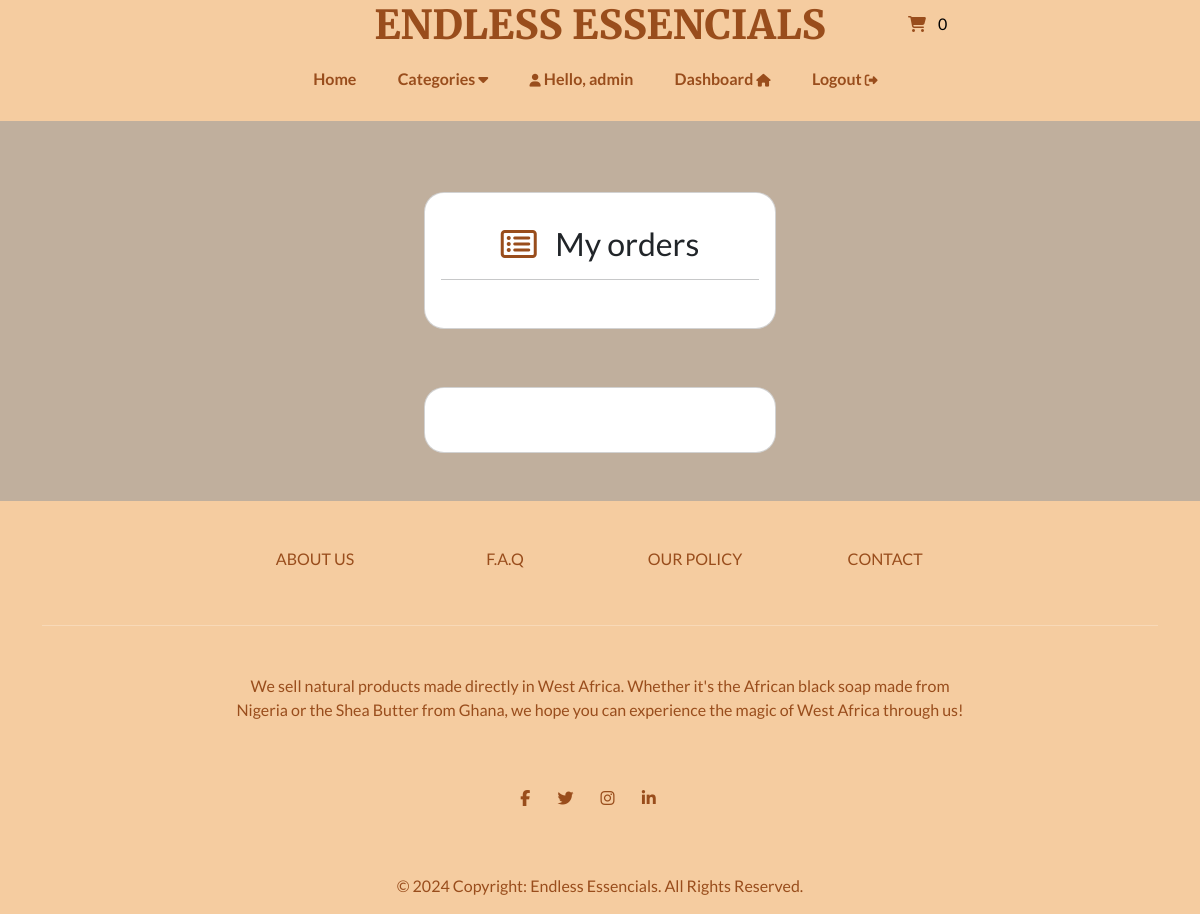
/account/track-orders (signed in), run on an earlier commit of the app's database.
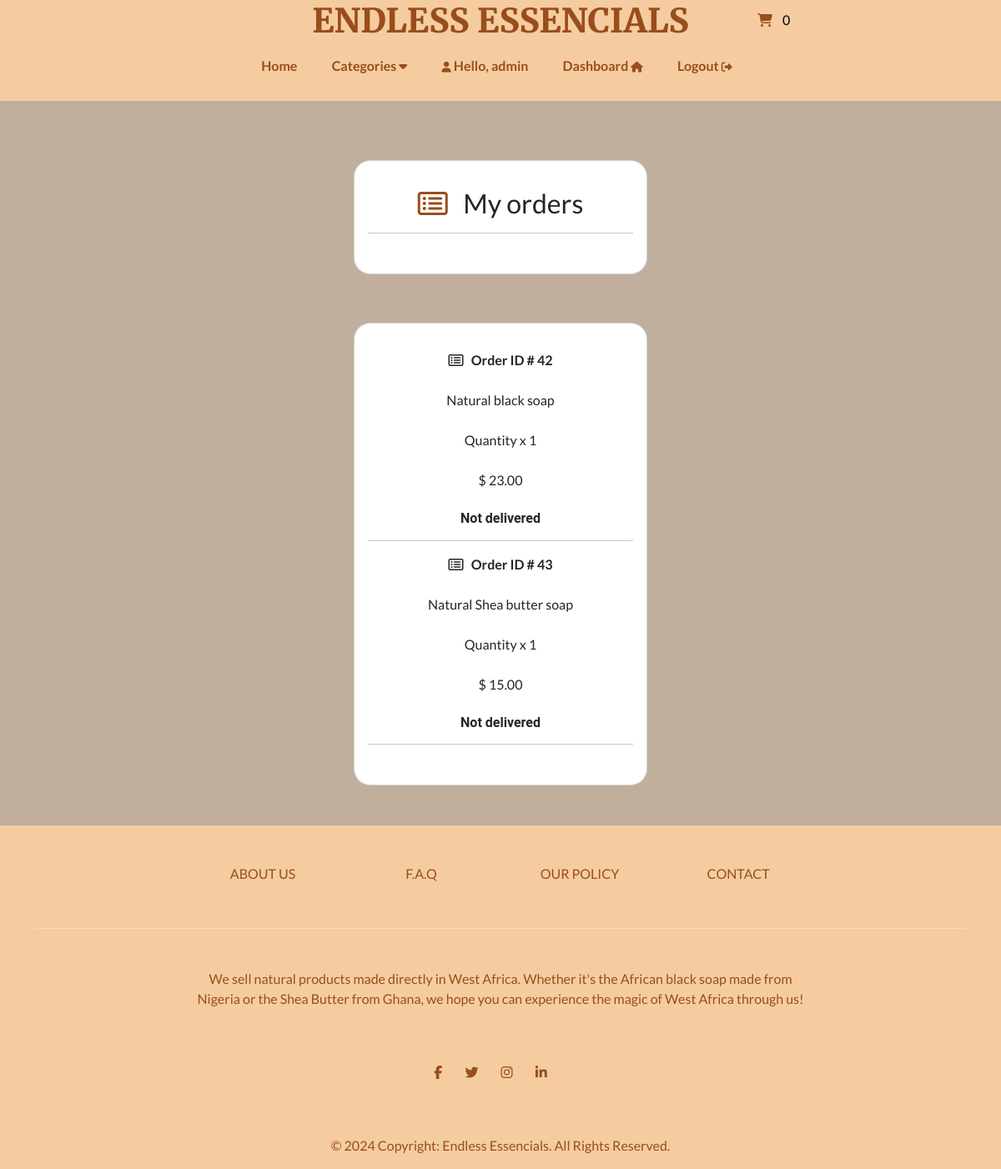
And on a later commit of the database.
### payment/models.py (models this page shows, shortened)
class OrderItem(models.Model):
    order = models.ForeignKey(Order, on_delete=models.CASCADE, null=True)
    product = models.ForeignKey(Product, on_delete=models.CASCADE, null=True)
    quantity = models.PositiveBigIntegerField(default=1)
    price = models.DecimalField(max_digits=8, decimal_places=2)
    user = models.ForeignKey(User, on_delete=models.CASCADE, null=True, blank=True)
    delivered = models.CharField(max_length=50, choices=CHOICES, default="Not delivered")

### store/models.py (models this page shows, shortened)
class Product(models.Model):
    category = models.ForeignKey(Category, related_name='product', on_delete=models.CASCADE, null=True)
    title = models.CharField(max_length=250)
    brand = models.CharField(max_length=250, default="un-branded")
    description = models.TextField(blank=True)
    slug = models.SlugField(max_length=50)
    price = models.DecimalField(max_digits=4, decimal_places=2)
    image = models.ImageField(upload_to="images/")
    date_added = models.DateTimeField(auto_now=True)
    class Meta:
        verbose_name_plural = "products"
    def __str__(self):
        return self.title

### account/views.py (the view)
# urls.py: path('track-orders', views.track_orders, name='track-orders')
@login_required(login_url='my-login')
def track_orders(request):
    try:
        orders = OrderItem.objects.filter(user=request.user)
        context = {'orders':orders, 'title':'Track orders'}
        return render(request, 'account/track-orders.html', context=context)
    except:
        return render(request, 'account/track-orders.html')

### cart/cart.py (called while the page is built)
    def __len__(self):
        return sum(item['qty'] for item in self.cart.values())

### cart/context_processors.py (called while the page is built)
def cart(request):
    return{'cart': Cart(request)}

### store/models.py (called while the page is built)
    def get_absolute_url(self):
        return reverse('list-category', args=[self.slug])

### store/views.py (called while the page is built)
def categories(request):
    all_categories = Category.objects.all()
    return {'all_categories': all_categories}

### account/templates/account/track-orders.html (shortened to what this page needs)
{% extends "store/base.html" %}
{% load static %}
{% load crispy_forms_tags %}
{% block content %}
<br><br>
<body>
    <section class="pt-4" data-aos="fade-up">
        <div class="card pt-3 pb-3"
            style="border-radius: 20px; margin: 0 auto; float:none; margin-bottom:10px; max-width: 22rem;">
            <div class="card-body text-center">
                <h3 class="card-title"><i class="fa fa-list-alt i" aria-hidden="true"></i> &nbsp; My orders</h3>
                <hr>
            </div>
        </div>
    </section>
    <br>
    <section class="pt-4">
        <div class="card pt-3 pb-3"
            style="border-radius: 20px; margin: 0 auto; float:none; margin-bottom:10px; max-width: 22rem;">
            <div class="card-body text-center">
                {% for order in orders %}
                <strong><i class="fa fa-list-alt" aria-hidden="true"></i> &nbsp; Order ID # {{ order.id }}</strong>
                <br><br>
                {{ order.product }}
                <br><br>
                Quantity x {{ order.quantity }}
                <br><br>
                $ {{ order.price }}
                <br><br>
                <h6 style="font-family: Roboto; font-weight:600">{{ order.delivered }}</h6>
                <hr>
                {% endfor %}
            </div>
        </div>
    </section>
</body>
{% endblock %}

### store/templates/store/base.html (shortened to what this page needs)
{% load static %}
<!DOCTYPE html>
<html>
  <head>
    <link rel="stylesheet" href="https://unpkg.com/aos@next/dist/aos.css" />
    <link rel="stylesheet" href="https://cdnjs.cloudflare.com/ajax/libs/font-awesome/6.4.2/css/all.min.css"
 />
    <link
      rel="stylesheet"
      href="https://bootswatch.com/5/flatly/bootstrap.min.css"
    />
    <link
      rel="stylesheet"
      href="https://cdnjs.cloudflare.com/ajax/libs/font-awesome/4.7.0/css/font-awesome.min.css"
    />
    <link rel="stylesheet" href="{% static 'store/styles.css' %}" />
  </head>
  <header data-aos="fade-down">
    <nav>
      <div class="logo pt-3">
      </div>
      <div class="text-center pt-2">
        <a href="{% url 'index' %}">
          <h2
            style="color: #994d1c; font-weight: 800; font-family: Merriweather"
          >
            ENDLESS ESSENCIALS
          </h2>
        </a>
      </div>
      <a
        class="pt-3 p-2"
        type="button"
        role="button"
        href="{% url 'cart-summary' %}"
      >
        <i class="fa fa-shopping-cart i" aria-hidden="true"></i>
        <div id="cart-qty" class="cart__header__desktop d-inline-flex">
          {% with qty_amount=cart|length %} {% if qty_amount > 0 %}
          <span>{{ qty_amount }}</span>
          {% else %}
          <span>0</span>
          {% endif %} {% endwith %}
        </div>
      </a>
    </nav>
  </header>
  <div class="main__navigations" data-aos="fade-down">
    <div class="main__navigations__div">
      <ul class="main__navigations__div__ul">
        <li
          class="main__navigations__div__li on__mobile_d_none"
          style="font-weight: bold"
        >
          <a href="{% url 'index' %}">Home</a>
        </li>
        <li class="main__navigations__div__li on__mobile_d_none">
          <a class="categ" style="font-weight: bold"
            >Categories <i class="fas fa-caret-down"></i
          ></a>
        </li>
        {% if user.is_authenticated %}
        <li class="main__navigations__div__li save__from__left">
          <a href="" class="anchor__remains__same" style="font-weight: bold"
            ><i class="fas fa-user i"></i> Hello, {{user}}
          </a>
        </li>
        {% else %}
        <li class="main__navigations__div__li save__from__left">
          <a href="" class="anchor__remains__same" style="font-weight: bold"
            ><i class="fas fa-user i"></i> Hello, Anonymous</a
          >
        </li>
        {% endif %}
        {% if user.is_authenticated %}
        <li class="main__navigations__div__li">
          <a
            href="{% url 'dashboard' %}"
            class="anchor__remains__same"
            style="padding-bottom: 0; font-weight: bold"
            >Dashboard <i class="fas fa-home i"></i>
          </a>
        </li>
        {% endif %}
        {% if user.is_authenticated %}
        <li class="main__navigations__div__li">
          <a
            href="{% url 'user-logout' %}"
            class="anchor__remains__same"
            style="padding-bottom: 0; font-weight: bold"
            >Logout <i class="fas fa-sign-out-alt i"></i>
          </a>
        </li>
        {% endif %}
      </ul>
    </div>
  </div>
  <br /><br /><br /><br /><br />
  <body>
    {% block content %} {% endblock %}
    <div data-aos="fade-down">
      <footer class="text-center text-white" style="background-color: #f5cca0">
        <div class="container">
          <section class="mt-5">
            <div
              class="row text-center d-flex justify-content-center pt-5"
              style="color: #994d1c"
            >
              <div class="col-md-2">
                <h6 class="text-uppercase font-weight-bold">
                  <a href="{% url 'about-page' %}" class="">About us</a>
                </h6>
              </div>
              <div class="col-md-2">
                <h6 class="text-uppercase font-weight-bold">
                  <a href="{% url 'faq' %}" class="">F.A.Q</a>
                </h6>
              </div>
              <div class="col-md-2">
                <h6 class="text-uppercase font-weight-bold">
                  <a href="{% url 'our-policy' %}" class="">Our Policy</a>
                </h6>
              </div>
              <div class="col-md-2">
                <h6 class="text-uppercase font-weight-bold">
                  <a href="{% url 'contact' %}" class="">Contact</a>
                </h6>
              </div>
            </div>
          </section>
          <hr class="my-5" />
          <section class="mb-5">
            <div class="row d-flex justify-content-center">
              <div class="col-lg-8">
                <p style="color: #994d1c">
                  We sell natural products made directly in West Africa. Whether
                  it's the African black soap made from Nigeria or the Shea
                  Butter from Ghana, we hope you can experience the magic of
                  West Africa through us!
                </p>
              </div>
            </div>
          </section>
          <section class="text-center mb-5">
            <a
              href="https://www.facebook.com/alima.dadzie.9?mibextid=LQQJ4d"
              class="text-white me-4"
            >
              <i class="fa fa-facebook-f i"></i>
            </a>
            <a
              href="https://x.com/_timelesse/status/1732935934692266332?s=46&t=05Eb6Il3UJqhyXNHPUHFWg"
              class="text-white me-4"
            >
              <i class="fa fa-twitter i"></i>
            </a>
            <a
              href="https://www.instagram.com/endless_essencials?igsh=OGQ5ZDc2ODk2ZA%3D%3D&utm_source=qr"
              class="text-white me-4"
            >
              <i class="fa fa-instagram i"></i>
            </a>
            <a href="" class="text-white me-4">
              <i class="fa fa-linkedin i"></i>
            </a>
          </section>
        </div>
        <div
          style="color: #994d1c"
          class="text-center p-3"
          style="background-color: rgba(0, 0, 0, 0.2)"
        >
          © 2024 Copyright:
          <a style="color: #994d1c">Endless Essencials. All Rights Reserved.</a>
        </div>
      </footer>
    </div>
  </body>
</html>

### store/static/store/styles.css (style rules this page uses)
:root { --mainColor: #F5CCA0; --light:#e7d4c5; --white:#fff; }
body { background-color: var(--light); }
li { list-style: none; }
a { text-decoration: none; cursor: pointer; color: #994D1C; transition: 0.4s; }
.i { color: #994D1C; transition: 0.4s; }
body { overflow-x: hidden; }
header { height: 60px; display: flex; align-items: center; border-bottom: 1px solid #6B240C; position: fixed; right: 0; left: 0; top: 0; z-index: 447; background-color:var(--mainColor); }
header nav { width: 100%; display: grid; grid-template-columns: 1fr 2fr 1fr; justify-content: center; }
header nav .logo { width: 125px; justify-self: center; display: flex; align-items: center; justify-content: center; cursor:pointer; }
header nav .cart__header__desktop { display: flex; align-items: center; justify-content: center; }
header nav .cart__header__desktop span { padding: 3px 6px; margin-left: 3px; border-radius: 5px; color: #000; margin-bottom: 19px; }
.main__navigations { position: fixed; left: 0; right: 0; top: 59px; z-index: 447; padding: 8px 0 30px; background-color:var(--mainColor); }
.main__navigations__div { display: flex; }
.main__navigations__div ul.main__navigations__div__ul { width: 50%; margin: auto; display: flex; justify-content: space-evenly; }
.main__navigations__div ul.main__navigations__div__ul .anchor__remains__same i { font-size: 0.8em; }
@media (max-width: 1200px) { .main__navigations__div ul.main__navigations__div__ul { width: 60%; } }
.main__navigations__div ul.main__navigations__div__ul li.main__navigations__div__li { justify-self: center; }
.main__navigations__div ul.main__navigations__div__ul li.main__navigations__div__li:nth-child(2) a { padding-bottom: 10px; }

### account/templates/account/track-orders.html (style rules this page uses)
body { background-color: #c0af9d; }

What changed in the data, as far as the page shows it:
added OrderItem: id "42", product "Natural black soap", quantity "1", price "23.00", delivered "Not delivered"
added OrderItem: id "43", product "Natural Shea butter soap", quantity "1", price "15.00", delivered "Not delivered"
